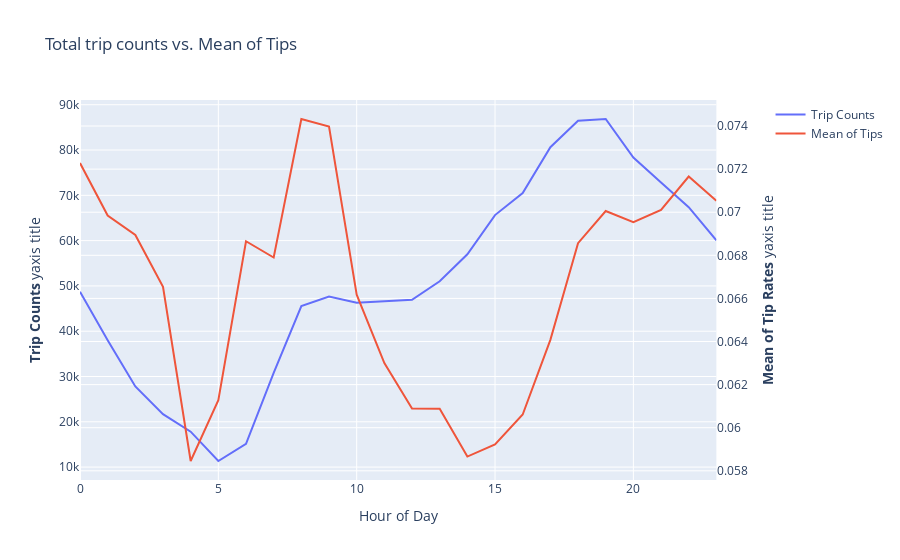

Notebook code cell kept with this figure:
### Code cell
fig = make_subplots(specs=[[{"secondary_y": True}]])

# Add traces
fig.add_trace(
    go.Scatter(x=tip_rates_desc['lpep_pickup_hour_of_day'], y=tip_rates_desc['tip_rate']['count'], name="Trip Counts"),
    secondary_y=False,
)

fig.add_trace(
    go.Scatter(x=tip_rates_desc['lpep_pickup_hour_of_day'], y=tip_rates_desc['tip_rate']['mean'], name="Mean of Tip Rates"),
    secondary_y=True,
)

# Add figure title
fig.update_layout(
    title_text="Total trip counts vs. Mean of Tips"
)

# Set x-axis title
fig.update_xaxes(title_text="Hour of Day")

# Set y-axes titles
fig.update_yaxes(title_text="<b>Trip Counts</b> yaxis title", secondary_y=False)
fig.update_yaxes(title_text="<b>Mean of Tip Rates</b> yaxis title", secondary_y=True)

fig.show()

### Figure 1 — Plotly figure (JSON) as saved in the notebook; plotly's stock layout.template omitted (floating-point values rounded to 4 significant figures)
{"data": [{"name": "Trip Counts", "type": "scatter", "x": [0, 1, 2, 3, 4, 5, 6, 7, 8, 9, 10, 11, 12, 13, 14, 15, 16, 17, 18, 19, 20, 21, 22, 23], "xaxis": "x", "y": [48704, 37990, 27800, 21690, 17823, 11347, 15137, 30812, 45567, 47646, 46263, 46627, 46945, 51040, 56988, 65641, 70490, 80631, 86448, 86851, 78338, 72826, 67387, 60084], "yaxis": "y"}, {"name": "Mean of Tips", "type": "scatter", "x": [0, 1, 2, 3, 4, 5, 6, 7, 8, 9, 10, 11, 12, 13, 14, 15, 16, 17, 18, 19, 20, 21, 22, 23], "xaxis": "x", "y": [0.07228, 0.06984, 0.06895, 0.06654, 0.05845, 0.06128, 0.06865, 0.0679, 0.07433, 0.07397, 0.06617, 0.063, 0.06089, 0.06088, 0.05866, 0.05923, 0.06061, 0.06408, 0.06857, 0.07005, 0.06954, 0.07011, 0.07166, 0.07053], "yaxis": "y2"}], "layout": {"title": {"text": "Total trip counts vs. Mean of Tips"}, "xaxis": {"anchor": "y", "domain": [0, 0.94], "title": {"text": "Hour of Day"}}, "yaxis": {"anchor": "x", "domain": [0, 1], "title": {"text": "<b>Trip Counts</b> yaxis title"}}, "yaxis2": {"anchor": "x", "overlaying": "y", "side": "right", "title": {"text": "<b>Mean of Tip Rates</b> yaxis title"}}}}
